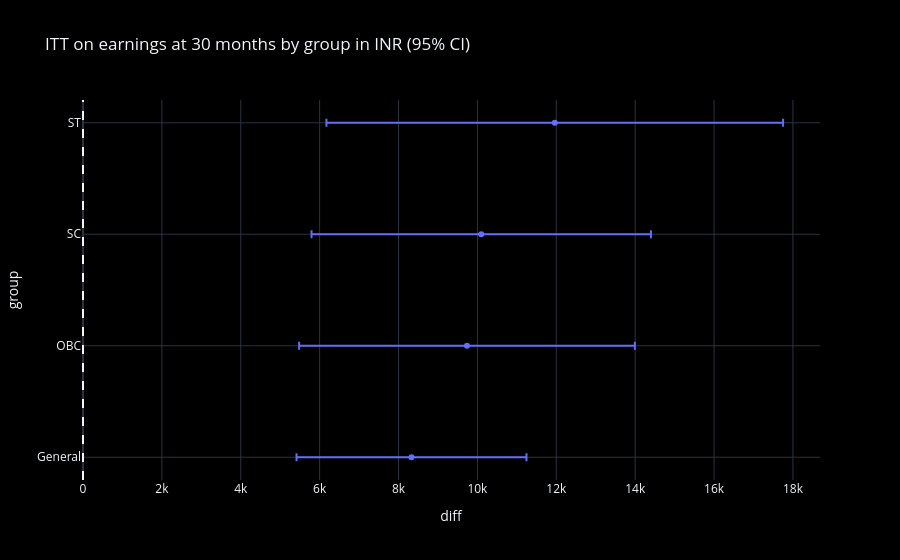

Notebook source saved alongside this figure:
### Code cell
g = groups[groups['outcome'] == 'earnings_30mo_inr']
fig = px.scatter(g , x='diff' , y='group' , error_x=g['ci high'] - g['diff'] , title='ITT on earnings at 30 months by group in INR (95% CI)')
fig.add_vline(x=0 , line_dash='dash')
fig.show()

### Figure 1 — Plotly figure (JSON) as saved in the notebook; plotly's stock layout.template omitted (floating-point values rounded to 4 significant figures)
{"data": [{"error_x": {"array": [2915.0, 4256.0, 4303.0, 5789.0]}, "hovertemplate": "diff=%{x}<br>group=%{y}<extra></extra>", "legendgroup": "", "marker": {"color": "#636efa", "symbol": "circle"}, "mode": "markers", "name": "", "orientation": "h", "showlegend": false, "type": "scatter", "x": [8329.0, 9736.0, 10100.0, 11960.0], "xaxis": "x", "y": ["General", "OBC", "SC", "ST"], "yaxis": "y"}], "layout": {"legend": {"tracegroupgap": 0}, "shapes": [{"line": {"dash": "dash"}, "type": "line", "x0": 0, "x1": 0, "xref": "x", "y0": 0, "y1": 1, "yref": "y domain"}], "title": {"text": "ITT on earnings at 30 months by group in INR (95% CI)"}, "xaxis": {"anchor": "y", "domain": [0.0, 1.0], "title": {"text": "diff"}}, "yaxis": {"anchor": "x", "domain": [0.0, 1.0], "title": {"text": "group"}}}}
